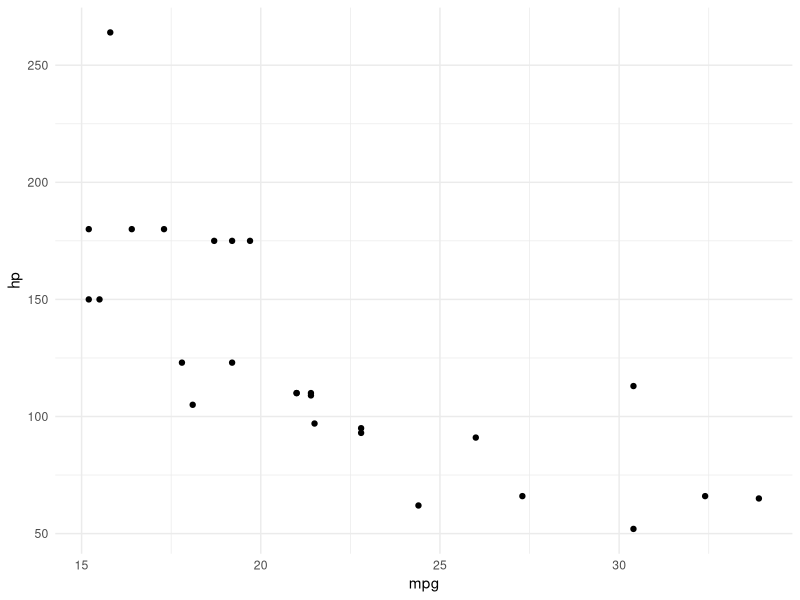

Source code (R):
## ---- chunk 1
library(ggplot2)
## ---- chunk 2
# remove polluters
clean_cars <- subset(mtcars, mpg > 15)
## ---- chunk 3
summary(clean_cars$mpg)
## ---- chunk 4
ggplot(clean_cars, aes(mpg, hp)) +
  geom_point() +
  theme_minimal()
